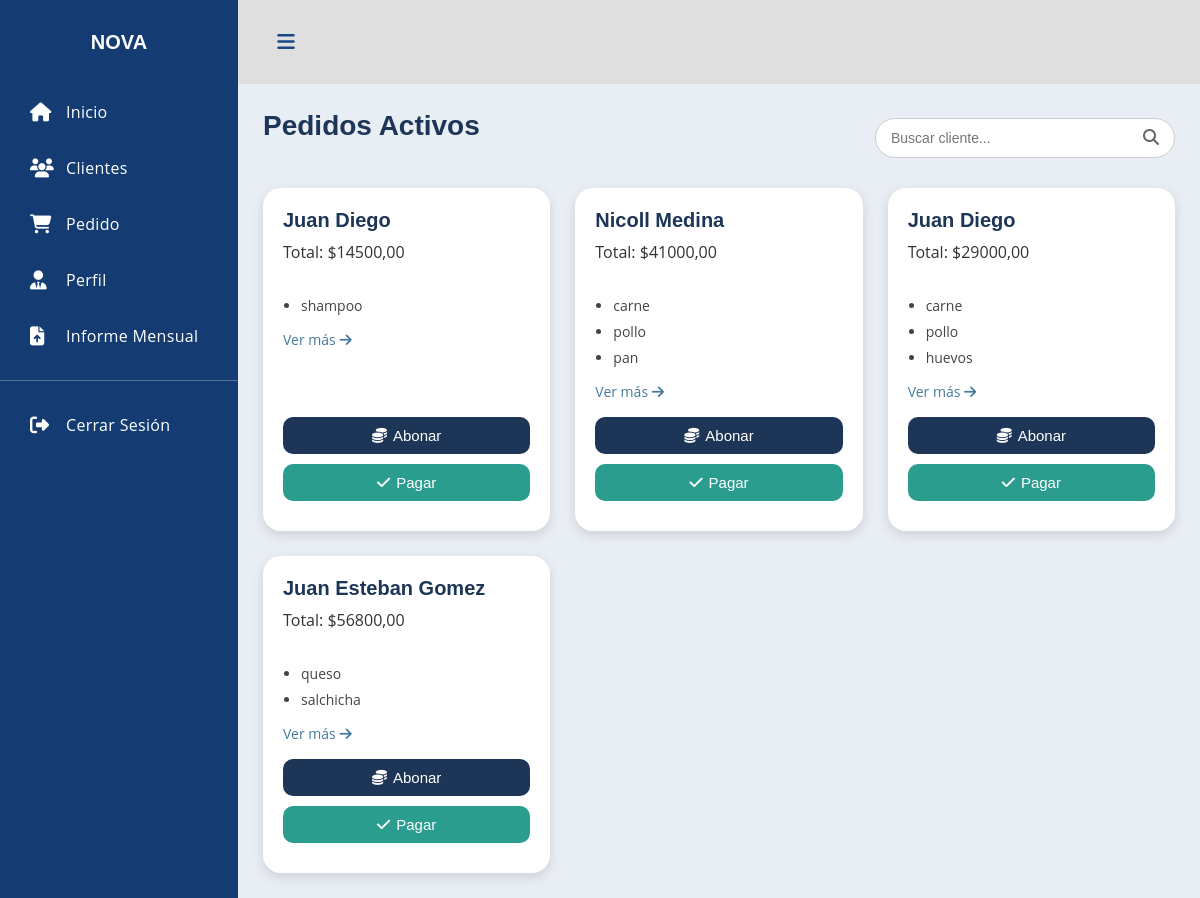
/menu/, run on an earlier commit of the app's database.
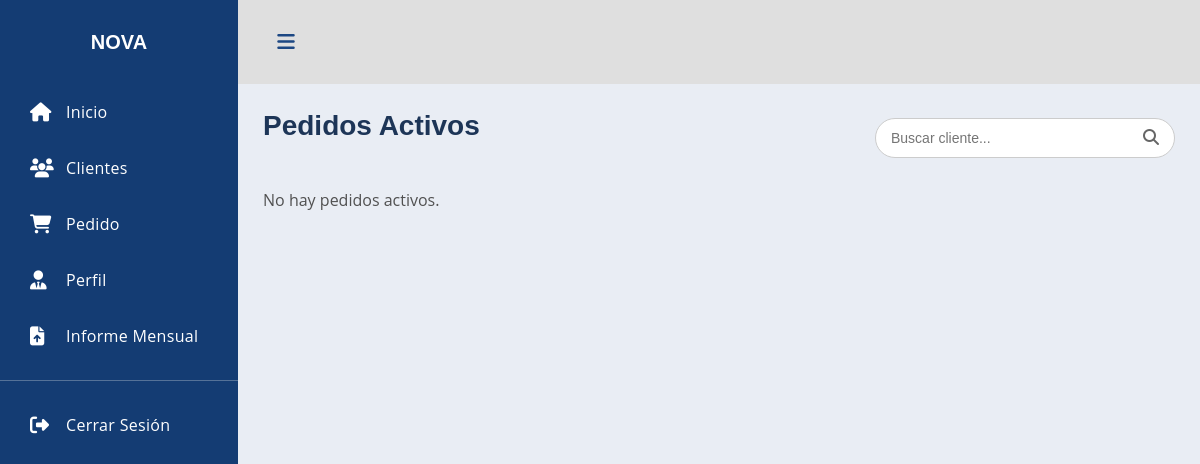
And on a later commit of the database.
### pedido/models.py (models this page shows, shortened)
class Pedido(models.Model):
    id_pedido = models.AutoField(primary_key=True)
    cliente = models.ForeignKey(
        Cliente,
        on_delete=models.CASCADE,
        related_name="pedidos"
    )
    fecha_pedido = models.DateTimeField(auto_now_add=True)
    total = models.DecimalField(max_digits=10, decimal_places=2, default=0)
    estado= models.CharField(
        max_length=20,
        choices=[("Pendiente", "Pendiente"), ("Pagado", "Pagado"), ("Cancelado", "Cancelado")],
        default="Pendiente"
    )

class DetallePedido(models.Model):
    pedido = models.ForeignKey(Pedido, on_delete=models.CASCADE, related_name="detalles")
    nombre_producto = models.CharField(max_length=255)
    cantidad = models.IntegerField()
    precio = models.DecimalField(max_digits=10, decimal_places=2)
    subtotal = models.DecimalField(max_digits=10, decimal_places=2)

### CreacionUsu/models.py (models this page shows, shortened)
class Cliente(models.Model):
    id_cliente = models.AutoField(primary_key=True)
    nombre = models.CharField(max_length=200)
    telefono = models.CharField(max_length=20)
    direccion = models.CharField(max_length=255)
    correo = models.EmailField(blank=True, null=True)
    fecha_registro = models.DateTimeField(auto_now_add=True)

### menu/views.py (the view)
# urls.py: path('menu/', include('menu.urls')),
def menu(request):
    q = request.GET.get("q")
    if q:
        pedidos = Pedido.objects.filter(cliente__nombre__icontains=q, estado="Pendiente")
    else:
        pedidos = Pedido.objects.filter(estado="Pendiente")
    for pedido in pedidos:
        pedido.productos = DetallePedido.objects.filter(pedido=pedido)
    return render(request, "menu/menu.html", {"pedidos": pedidos, "q": q})

### menu/templates/menu/menu.html (shortened to what this page needs)
{% load static %}
<!DOCTYPE html>
<html lang="es">
<head>
    <link rel="stylesheet" href="{% static 'menu/CSS/style.css' %}">
    <link rel="stylesheet" href="{% static 'menu/CSS/pedido.css' %}">
    <link rel="stylesheet" href="https://cdnjs.cloudflare.com/ajax/libs/font-awesome/6.5.0/css/all.min.css">
</head>
<body>
    <div class='dashboard'>
    <div class="dashboard-nav">
        <header>
            <a href="#" class="brand-logo"><span>NOVA</span></a>
        </header>
        <nav class="dashboard-nav-list">
            <a href="{% url 'menu' %}" class="dashboard-nav-item"><i class="fas fa-home"></i> Inicio</a>
            <a href="{% url 'lista_clientes' %}" class="dashboard-nav-item"><i class="fas fa-users"></i> Clientes</a>
            <a href="{% url 'crear_pedido' %}" class="dashboard-nav-item"><i class="fas fa-shopping-cart"></i> Pedido</a>
            <a href="{% url 'config_dashboard' %}" class="dashboard-nav-item"><i class="fas fa-user-tie"></i>  Perfil</a>
            <a href="{% url 'informe_mensual' %}" class="dashboard-nav-item"><i class="fas fa-file-upload"></i> Informe Mensual</a>
            <div class="nav-item-divider"></div>
            <a href="{% url 'login' %}" class="dashboard-nav-item"><i class="fas fa-sign-out-alt"></i> Cerrar Sesión</a>
        </nav>
    </div>
    <div class='dashboard-app'>
        <header class='dashboard-toolbar'>
            <a href="#" class="menu-toggle"><i class="fas fa-bars"></i></a>
        </header>
        <div class='dashboard-content'>
            <div class='container'>
                {% block content %}
            <div class="busqueda-clientes">
                <h1 class="titulo-pedidos">Pedidos Activos</h1>
                <form method="get" class="busqueda-wrapper">
                    <input
                    type="search"
                    name="q"
                    id="busqueda"
                    placeholder="Buscar cliente..."
                    value="{{ q|default:'' }}"
                    class="busqueda-input"
                    >
                    <button type="submit" class="busqueda-boton">
                    <i class="fas fa-search"></i>
                    </button>
                </form>
            </div>
                <div class="grid-pedidos">
                    {% for pedido in pedidos %}
                    <div class="pedido-card" id="pedido-{{ pedido.id_pedido }}">
                        <h2 class="pedido-cliente">{{ pedido.cliente.nombre }}</h2>
                        <p class="pedido-total">Total: ${{ pedido.total }}</p>
                        <div class="productos-lista">
                            <ul>
                                {% for producto in pedido.productos|slice:":3" %}
                                    <li>{{ producto.nombre_producto }}</li>
                                {% endfor %}
                            </ul>
                            {% if pedido.productos|length >= 0 %}
                                <a href="{% url 'detalle_pedido' pedido.id_pedido %}" class="btn-ver-mas">
                                    Ver más <i class="fa-solid fa-arrow-right"></i>
                                </a>
                            {% endif %}
                        </div>
                        <button class="btn-abonar" onclick="mostrarAbono({{ pedido.id_pedido }})">
                            <i class="fa-solid fa-coins"></i> Abonar
                        </button>
                        <button class="btn-pagar" onclick="pagarPedido({{ pedido.id_pedido }})">
                            <i class="fa-solid fa-check"></i> Pagar
                        </button>
                    </div>
                    {% empty %}
                    <p>No hay pedidos activos{% if q %} para "{{ q }}"{% endif %}.</p>
                    {% endfor %}
                </div>
                {% endblock %}
            </div>
        </div>
    </div>
</div>
</body>
</html>

What changed in the data, as far as the page shows it:
no longer on this page (row edited): Pedido: cliente.nombre "Juan Diego", total "14500,00", shows "Ver más"
no longer on this page (row unchanged): DetallePedido: nombre_producto "shampoo", shown under "Juan Diego"
no longer on this page (row edited): Pedido: cliente.nombre "Nicoll Medina", total "41000,00", shows "Ver más"
no longer on this page (row unchanged): DetallePedido: nombre_producto "carne", shown under "Nicoll Medina"
no longer on this page (row unchanged): DetallePedido: nombre_producto "pollo", shown under "Nicoll Medina"
no longer on this page (row unchanged): DetallePedido: nombre_producto "pan", shown under "Nicoll Medina"
no longer on this page (row edited): Pedido: cliente.nombre "Juan Diego", total "29000,00", shows "Ver más"
no longer on this page (row unchanged): DetallePedido: nombre_producto "carne", shown under "Juan Diego"
no longer on this page (row unchanged): DetallePedido: nombre_producto "pollo", shown under "Juan Diego"
no longer on this page (row unchanged): DetallePedido: nombre_producto "huevos", shown under "Juan Diego"
no longer on this page (row edited): Pedido: cliente.nombre "Juan Esteban Gomez", total "56800,00", shows "Ver más"
removed DetallePedido: nombre_producto "queso", shown under "Juan Esteban Gomez"
removed DetallePedido: nombre_producto "salchicha", shown under "Juan Esteban Gomez"
Also different on the page:
text now shown: "No hay pedidos activos ."
